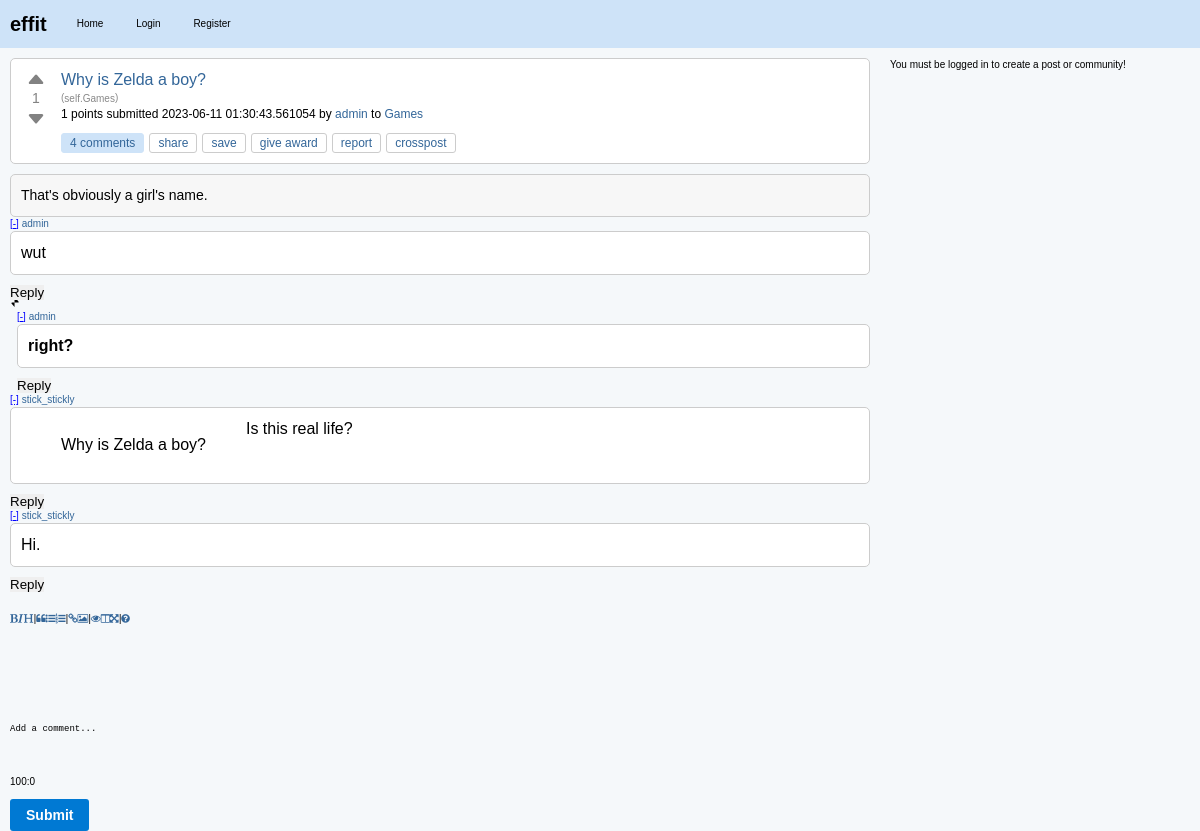
Before: /c/effit/p/why-is-zelda-a-boy-c12fb1d7 with the older database file.
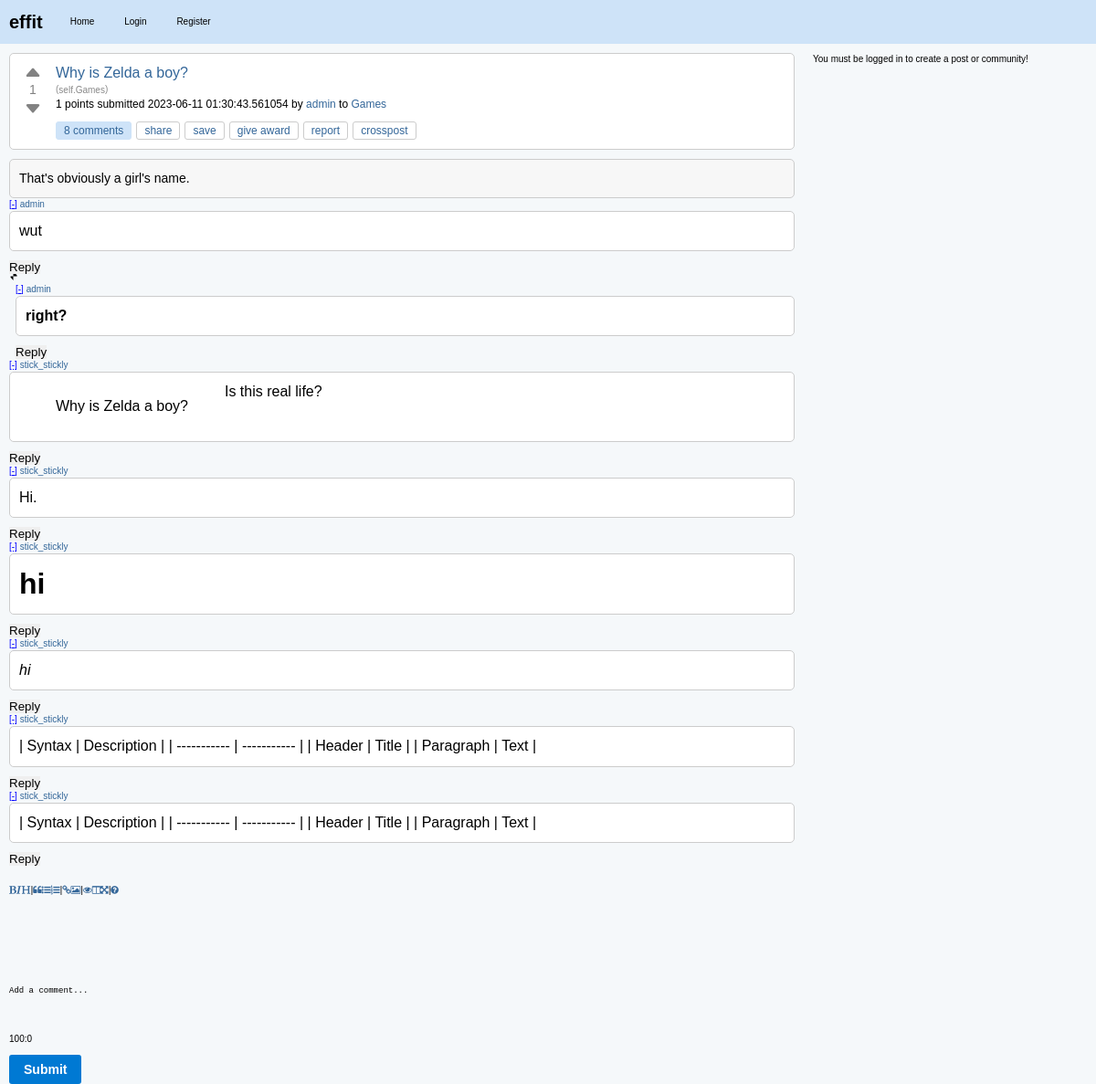
After: the same page with the newer database file.
### effit.py (models this page shows)
class Post(db.Model):
    id = db.Column(db.Integer, primary_key=True)
    title = db.Column(db.String(120), nullable=False)
    content = db.Column(db.Text, nullable=False)
    user_id = db.Column(db.Integer, db.ForeignKey("user.id"), nullable=False)
    created_at = db.Column(db.DateTime, default=datetime.utcnow)
    community_id = db.Column(db.Integer, db.ForeignKey("community.id"), nullable=False)
    upvotes = db.Column(db.Integer, default=0)
    downvotes = db.Column(db.Integer, default=0)
    comments = db.relationship("Comment", backref="post", lazy=True)
    slug = db.Column(db.String(120), nullable=False)
    link = db.Column(db.String(500))
    is_link_post = db.Column(db.Boolean, default=False)
    @property
    def score(self):
        return self.upvotes - self.downvotes

class Community(db.Model):
    id = db.Column(db.Integer, primary_key=True)
    name = db.Column(db.String(80), unique=True, nullable=False)
    description = db.Column(db.String(200))
    creator_id = db.Column(db.Integer, db.ForeignKey("user.id"))
    creator = db.relationship(
        "User", backref=db.backref("created_communities", lazy=True)
    )
    posts = db.relationship("Post", backref="community", lazy=True)

class User(db.Model):
    id = db.Column(db.Integer, primary_key=True)
    username = db.Column(db.String(80), unique=True, nullable=False)
    password = db.Column(db.String(120), nullable=False)
    posts = db.relationship("Post", backref="author", lazy=True)
    communities = db.relationship(
        "Community",
        secondary=community_members,
        backref=db.backref("members", lazy="dynamic"),
    )

class Comment(db.Model):
    id = db.Column(db.Integer, primary_key=True)
    content = db.Column(db.Text, nullable=False)
    user_id = db.Column(db.Integer, db.ForeignKey("user.id"), nullable=False)
    post_id = db.Column(db.Integer, db.ForeignKey("post.id"), nullable=False)
    parent_id = db.Column(db.Integer, db.ForeignKey("comment.id"), nullable=True)
    author = db.relationship("User", backref=db.backref("comments", lazy=True))
    children = db.relationship(
        "Comment", backref=db.backref("parent", remote_side=[id]), lazy="dynamic"
    )

### effit.py (the view, shortened to what this page needs)
@app.route("/c/<string:community_name>/p/<string:post_slug>", methods=["GET", "POST"])
def post_detail(community_name, post_slug):
    post = Post.query.filter_by(slug=post_slug).first()
    post_content = markdown.markdown(post.content)
    print(post_content)
    if post is None:
        return "Post not found!", 404
    comments = Comment.query.filter(
        Comment.post_id == post.id, Comment.parent_id.is_(None)
    ).all()
    for comment in comments:
        comment.content = markdown.markdown(comment.content)
        comment.replies = Comment.query.filter(Comment.post_id == post.id)
        for reply in comment.replies:
            reply.content = markdown.markdown(reply.content)
    post.content = markdown.markdown(post.content)
    community = Community.query.filter_by(name=community_name).first()
    if community is None:
        return "Community not found!", 404
    community_id = community.id
    return render_template(
        "post_detail.html",
        post=post,
        comments=comments,
        community=community,
        community_id=community_id,
    )

### templates/post_detail.html (shortened to what this page needs)
{% extends "layout.html" %}
{% block content %}
<div class="post-item" id="post-{{ post.id }}">
    <div class="post">
        <div class="vote">
            <button class="upvote" onclick="vote('{{ post.id }}', '{{ post.slug }}', '{{ post.community.name }}', 'upvote')">
                <svg xmlns="http://www.w3.org/2000/svg" width="20" height="20" fill="currentColor" class="bi bi-caret-up-fill" viewBox="0 0 16 16">
                  <path d="M7.247 4.86l-4.796 5.481c-.646.74.037 1.659.877 1.659h9.392c.839 0 1.523-.92.877-1.659l-4.796-5.48a1 1 0 0 0-1.554 0z"/>
                </svg>
            </button>
            <span class="score">{{ post.score }}</span>
            <button class="downvote" onclick="vote('{{ post.id }}', '{{ post.slug }}', '{{ post.community.name }}', 'downvote')">
                <svg xmlns="http://www.w3.org/2000/svg" width="20" height="20" fill="currentColor" class="bi bi-caret-down-fill" viewBox="0 0 16 16">
                  <path d="M7.247 11.14l-4.796-5.481c-.646-.74.037-1.659.877-1.659h9.392c.839 0 1.523.92.877 1.659l-4.796 5.481a1 1 0 0 1-1.554 0z"/>
                </svg>
            </button>
        </div>
        <div class="post-info">
            <h3>
                {% if post.is_link_post %}
                <a class="title may-blank loggedin" href="{{ post.link }}">{{ post.title }}</a>
                {% else %}
                <a class="title may-blank loggedin" href="/c/{{ community.name }}/p/{{ post.slug }}">{{ post.title }}</a>
                {% endif %}
                </h3>
                {% if post.is_link_post %}
                <span class="domain">(<a href="{{ post.link }}">{{ post.link }}</a>)</span>
                {% else %}
                <span class="domain">(<a href="{{ url_for('community_posts', community_name=post.community.name) }}">self.{{ post.community.name }}</a>)</span>
                {% endif %}
            <p class="tagline">
                <span>{{ post.score }} points</span>
                submitted <time datetime="{{ post.created_at.isoformat() }}">{{ post.created_at }}</time>
                by <a href="{{ url_for('user_posts', username=post.author.username) }}" class="author may-blank id-t2_d2kpf">{{ post.author.username }}</a>
                to <a href="{{ url_for('community_posts', community_name=post.community.name) }}" class="subrs hover may-blank">{{ post.community.name }}</a>
            </p>
            <ul class="flat-list buttons">
                <li class="first">
                    <a href="{{ url_for('post_detail', community_name=post.community.name, post_slug=post.slug) }}" class="bylink comments may-blank" rel="nofollow">
                        {{ post.comments|length }} comments
                    </a>
                </li>
                <li class="share"><a class="post-sharing-button">share</a></li>
                <li class="link-save-button save-button login-required"><a>save</a></li>
                <li class="give-gold-button"><a href="#" class="give-gold login-required access-required gold-give-gold" rel="nofollow">give award</a></li>
                <li class="report-button login-required"><a href="#" class="reportbtn access-required">report</a></li>
                <li class="crosspost-button"><a class="post-crosspost-button">crosspost</a></li>
            </ul>
        </div>
    </div>
    <div class="post-content">
        {{ post.content|safe }}
    </div>
</div>
{% macro render_comment(comment, level=0) %}
<div id="comment-{{ comment.id }}" style="margin-left: {{ level * 7 }}px;" class="comment-container">
    <p class="tagline">
        <span>
            <a href="javascript:void(0)" class="toggle-button" onclick="toggleComments('comment-{{ comment.id }}')">[-]</a>
            <a href="{{ url_for('user_posts', username=comment.author.username) }}" class="author may-blank id-t2_d2kpf">{{ comment.author.username }}</a>
        </span>
    </p>
    <div id="comment-body-{{ comment.id }}" class="comment-body">
        <div class="comment">
            {{ comment.content|safe }}
        </div>
        <button class="reply-button">Reply</button>
        <div class="replies">
            {% for reply in comment.children %}
            <svg xmlns="http://www.w3.org/2000/svg" width="10" height="10" fill="currentColor" class="bi bi-caret-down-fill" viewBox="0 0 16 16">
                <path d="M7.247 11.14l-4.796-5.481c-.646-.74.037-1.659.877-1.659h9.392c.839 0 1.523.92.877-1.659l-4.796-5.481a1 1 0 0 1-1.554 0z"/>
            </svg>
            {{ render_comment(reply, level + 1) }}
            {% endfor %}
        </div>
    </div>
</div>
{% endmacro %}
<div class="comments">
    {% for comment in comments %}
        {{ render_comment(comment)|safe }}
    {% endfor %}
</div>
<form action="{{ url_for('add_comment', post_id=post.id) }}" method="post">
    <div class="comment-form">
        <input type="submit" value="Submit">
    </div>
</form>
{% endblock %}

### templates/layout.html (shortened to what this page needs)
<html lang="en">
<head>
    <link rel="stylesheet" type="text/css" href="{{ url_for('static', filename='styles.css') }}">
    <link rel="stylesheet" href="https://cdn.jsdelivr.net/npm/simplemde@1.11.2/dist/simplemde.min.css">
</head>
<body>
    <nav>
        <a href="{{ url_for('index') }}" class="logo">effit</a>
        <ul>
            <li><a href="{{ url_for('index') }}">Home</a></li>
            {% if 'username' not in session %}
                <li><a href="{{ url_for('login') }}">Login</a></li>
                <li><a href="{{ url_for('register') }}">Register</a></li>
            {% else %}
                <li><a href="{{ url_for('logout') }}">Logout</a></li>
            {% endif %}
        </ul>
    </nav>
    <main>
        <div id="container">
            <div id="content">
                {% block content %}
                {% endblock %}
            </div>
            <div id="sidebar">
                {% if 'username' in session %}
                <div class="create-form">
                    <form action="{{ url_for('create_post') }}" method="post">
                    {% if community_id %}
                    <input type="hidden" name="community_id" value="{{ community_id }}">
                    {% else %}
                    <input type="hidden" name="community_id" value="{{ default_community_id }}">
                    {% endif %}
                    <input type="submit" value="Create Post">
                    </form>
                </div>
                <hr>
                <div class="create-form">
                    <form action="{{ url_for('create_community') }}" method="get">
                        <input type="submit" value="Create Community">
                    </form>
                </div>
                {% if community_description_markdown %}
                <div id="community-description-markdown" style="display: none;">{{ community_description_markdown | escape }}</div>
                <div id="community-description-html"></div>
                <script>
                    var converter = new showdown.Converter(),
                        text = document.getElementById('community-description-markdown').innerText,
                        html = converter.makeHtml(text);
                    document.getElementById('community-description-html').innerHTML = html;
                </script>
                {% endif %}
                {% else %}
                <p>You must be logged in to create a post or community!</p>
                {% endif %}
            </div>
        </div>
    </main>
</body>
</html>

### static/styles.css (style rules this page uses)
body, ul, ol, li, p, h1, h2, h3, h4, h5, h6, form, fieldset, input, textarea, button { margin: 0; padding: 0; border: 0; }
body { background-color: #f5f8fa; color: #000000; font: normal x-small Arial, sans-serif; font-style: normal; font-variant-caps: normal; font-weight: normal; font-stretch: normal; font-size: x-small; line-height: normal; font-family: verdana, arial, helvetica, sans-serif; font-size-adjust: none; font-kerning: auto; font-optical-sizing: auto; font-variant-alternates: normal; font-variant-east-asian: normal; font-variant-ligatures: normal; font-variant-numeric: normal; font-variant-position: normal; font-language-override: normal; font-feature-settings: normal; font-variation-settings: normal; line-height: 1.4; }
.post, .comment { background-color: #ffffff; margin-bottom: 10px; padding: 10px; border: 1px solid #cccccc; font-size: medium; font-family: Arial,sans-serif; display: flex; align-items: start; border-radius: 5px; }
.post h3, .comment h3 { margin: 0; font-size: 16px; line-height: 1.4; }
.post h3 a, .comment h3 a { color: #336699; text-decoration: none; }
.post-content { background-color: #f7f7f7; font-size: 14px; line-height: 1.5; color: #000; border: 1px solid #ccc; border-radius: 5px; max-width: 100vw; padding: 10px; flex: auto; }
h1, h2, h3, h4, h5, h6 { color: #000000; }
a { color: #336699; text-decoration: none; }
#container { display: flex; }
#sidebar { flex: 0 0 300px; order: 2; }
#content { flex: 1; margin-right: 20px; order: 1; height: 30px; }
nav { background-color: #cee3f8; padding: 10px 0; display: flex; align-items: center; }
nav .logo { font-weight: bold; font-size: 20px; color: #000000; text-decoration: none; margin-right: 20px; margin-left: 10px; }
nav ul { list-style: none; padding: 0; margin: 0; }
nav ul li { display: inline-block; margin-right: 10px; }
nav ul li a { color: #000000; text-decoration: none; padding: 5px 10px; }
.toggle-button { cursor: pointer; color: blue; text-decoration: underline; }
main { padding: 10px; }
.post .title { font-size: medium; font-weight: normal; margin-bottom: 1px; margin-bottom: 5px; }
.domain { color: #888; display: inline; overflow: hidden; white-space: nowrap; text-overflow: ellipsis; vertical-align: middle; max-width: 19em; font-size: x-small; }
.domain a { color: #888; display: inline-block; overflow: hidden; white-space: nowrap; text-overflow: ellipsis; vertical-align: middle; max-width: 19em; text-decoration: none; }
.post p { margin-bottom: 10px; font-size: medium; font-family: Segoe,"PT Sans",Arial,sans-serif; }
.post .tagline { font-size: 12px; }
.flat-list.buttons { list-style: none; margin: 0; padding: 0; display: flex; align-items: center; }
.flat-list.buttons li { display: inline-block; margin-right: 5px; }
.flat-list.buttons li a { display: inline-block; padding: 3px 8px; font-size: 12px; line-height: 1; color: #336699; text-decoration: none; background-color: transparent; border: 1px solid #cccccc; border-radius: 3px; transition: background-color 0.2s ease; }
.flat-list.buttons .comments { padding: 3px 8px; background-color: #cee3f8; color: #336699; border: 1px solid #cee3f8; border-radius: 3px; }
.flat-list.buttons .save-button, .flat-list.buttons .give-gold-button, .flat-list.buttons .report-button, .flat-list.buttons .crosspost-button { background-color: #ffffff; }
.flat-list.buttons .login-required { cursor: pointer; }
.comment-form { margin-top: 20px; }
.comment-form input[type="submit"] { margin-top: 10px; padding: 8px 16px; font-size: 14px; font-weight: bold; background-color: #0079d3; color: #fff; border: none; border-radius: 3px; cursor: pointer; }
.vote { display: flex; flex-direction: column; align-items: center; justify-content: center; width: 30px; margin-right: 10px; }
.upvote, .downvote { height: 20px; border: none; background: none; color: #828282; cursor: pointer; font-size: 20px; line-height: 1; }
.score { font-size: 14px; color: #828282; }

Changed rows visible on the page:
added Comment: author.username "stick_stickly", content "hi", shown under "Why is Zelda a boy?"
added Comment: author.username "stick_stickly", content "hi", shown under "Why is Zelda a boy?"
added Comment: author.username "stick_stickly", content "| Syntax | Description | | ----------- | ----------- | | Header | Title | | Paragraph | Text |", shown under "Why is Zelda a boy?"
added Comment: author.username "stick_stickly", content "| Syntax | Description | | ----------- | ----------- | | Header | Title | | Paragraph | Text |", shown under "Why is Zelda a boy?"
Other visible differences:
{{ post.comments|length }}: "4" → "8"
